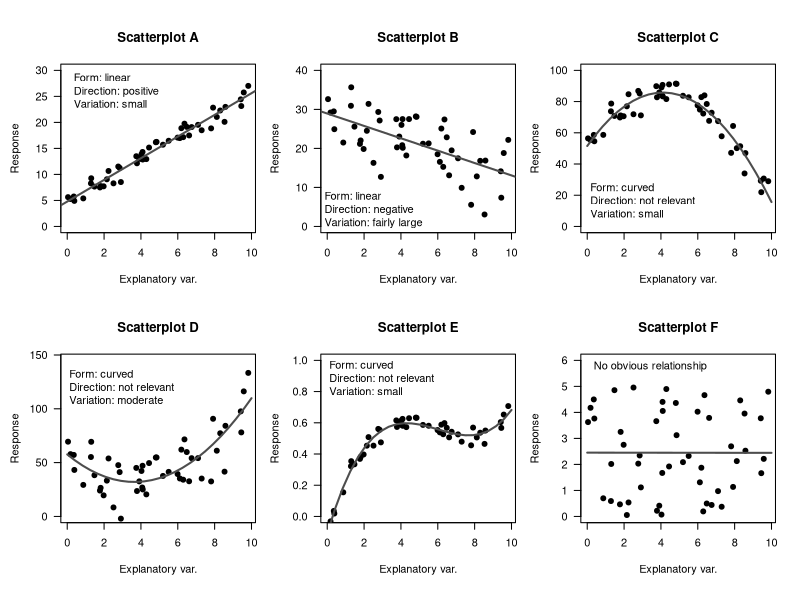

This figure's R source:
## ---- chunk 1
par( mfrow = c(2, 3),
     omi = c(0, 0, 0, 0) + 0.1) # OUTSIDE margins


plot.colour <- grey(0.3)
 
set.seed(2300)
x <- runif(50, 
           min = 0, 
           max = 10)
y <- (2 * x) + 5 + rnorm( length(x), 0, 1)

par(  mar = c(5, 3.75, 4, 1) + 0.1) # DEFAULT: c(5, 4, 4, 2) + 0.1.
plot( y ~ x,
      pch = 19,
      las = 1,
      ylim = c(0, 30),
      xlab = "Explanatory var.",
      ylab = "Response",
      main = "Scatterplot A"
)
abline( coef(lm( y ~ x )), 
        lwd = 2, 
       col = plot.colour)

text(0, 25, 
     pos = 4,
     "Form: linear\nDirection: positive\nVariation: small")

########

set.seed(2300)
x <- runif(50,
           min = 0, 
           max = 10)
y <- (-2 * x) + 5 + rnorm( length(x), 0, 5) + 25

par(  mar = c(5, 3.75, 4, 1) + 0.1) # DEFAULT: c(5, 4, 4, 2) + 0.1.
plot( y ~ x,
      pch = 19,
      las = 1,
      ylim = c(0, 40),
      xlab = "Explanatory var.",
      ylab = "Response",
      main = "Scatterplot B"
)
abline( coef(lm( y ~ x )), 
        lwd = 2, 
       col = plot.colour)

text(-0.5, 3, 
     pos = 4,
     "Form: linear\nDirection: negative\nVariation: fairly large")


########

set.seed(2300)
x <- runif(50, 
           min = 0, 
           max = 10)
y <- -2 * (x - 4)^2 + 5 + rnorm( length(x), 0, 5) + 80

par(  mar = c(5, 3.75, 4, 1) + 0.1) # DEFAULT: c(5, 4, 4, 2) + 0.1.

plot( y ~ x,
      pch = 19,
      las = 1,
      ylim = c(0, 100),
      xlab = "Explanatory var.",
      ylab = "Response",
      main = "Scatterplot C"
)
mod.curve <- lm( y ~ poly(x, 2) )

xnew <- seq(0, 10, 
            length = 25)
newdata <- data.frame(x = xnew)
ynew <- predict( mod.curve, 
                 newdata = newdata)

lines( ynew ~ xnew, 
       lwd = 2, 
       col = plot.colour)

text(-0.2, 13, 
     pos = 4,
     "Form: curved\nDirection: not relevant\nVariation: small")


########

set.seed(2300)
x <- runif(50, 
           min = 0, 
           max = 10)
y <- 2 * (x - 4)^2 + 5 + rnorm( length(x), 0, 15) + 25

par(  mar = c(5, 3.75, 4, 1) + 0.1) # DEFAULT: c(5, 4, 4, 2) + 0.1.

plot( y ~ x,
      pch = 19,
      las = 1,
      ylim = c(0, 145),
      xlab = "Explanatory var.",
      ylab = "Response",
      main = "Scatterplot D"
)
mod.curve <- lm( y ~ poly(x, 2) )

xnew <- seq(0, 10, 
            length = 25)
newdata <- data.frame(x = xnew)
ynew <- predict( mod.curve, 
                 newdata = newdata)

lines( ynew ~ xnew, 
       lwd = 2, 
       col = plot.colour)

text(-0.25, 115, 
     pos = 4,
     "Form: curved\nDirection: not relevant\nVariation: moderate")

########

set.seed(2300)
x <- runif(50, 
           min = 0, 
           max = 10) 
y <- 2 * (x - 5)^3 - 6 * (x - 3)^2 + (12 * x) + 5 + rnorm( length(x), 0, 15) + 250
y <- y/500

par(  mar = c(5, 3.75, 4, 1) + 0.1) # DEFAULT: c(5, 4, 4, 2) + 0.1.

plot( y ~ x,
      pch = 19,
      las = 1,
      ylim = c(0, 1),
      xlab = "Explanatory var.",
      ylab = "Response",
      main = "Scatterplot E"
)
mod.curve <- lm( y ~ poly(x, 3) )

xnew <- seq(0, 10, 
            length = 25)
newdata <- data.frame(x = xnew)
ynew <- predict( mod.curve, 
                 newdata = newdata)

lines( ynew ~ xnew, 
       lwd = 2, 
       col = plot.colour)

text(-0.25, 0.85, 
     pos = 4,
     "Form: curved\nDirection: not relevant\nVariation: small")



set.seed(2300)
x <- runif(50, 
           min = 0, 
           max = 10) 
y <- runif(50, 
           min = 0, 
           max = 5)

par(  mar = c(5, 3.75, 4, 1) + 0.1) # DEFAULT: c(5, 4, 4, 2) + 0.1.

plot( y ~ x,
      pch = 19,
      las = 1,
      ylim = c(0, 6),
      xlab = "Explanatory var.",
      ylab = "Response",
      main = "Scatterplot F"
)
mod.curve <- lm( y ~ poly(x, 1) )

xnew <- seq(0, 10, 
            length = 25)
newdata <- data.frame(x = xnew)
ynew <- predict( mod.curve, 
                 newdata = newdata)

lines( ynew ~ xnew, 
       lwd = 2, 
       col = plot.colour)

text(0, 5.75, 
     "No obvious relationship", 
     pos = 4)
